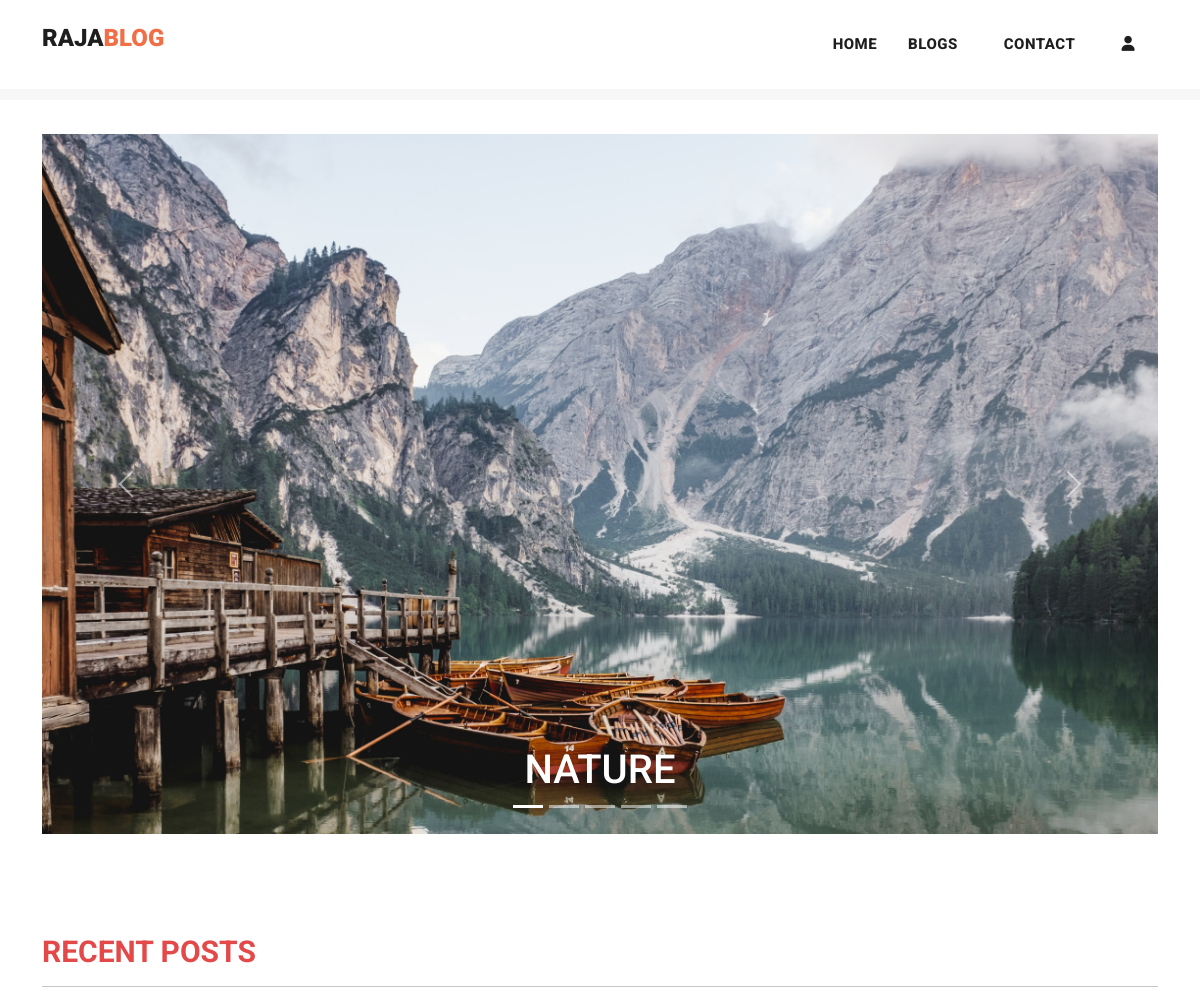
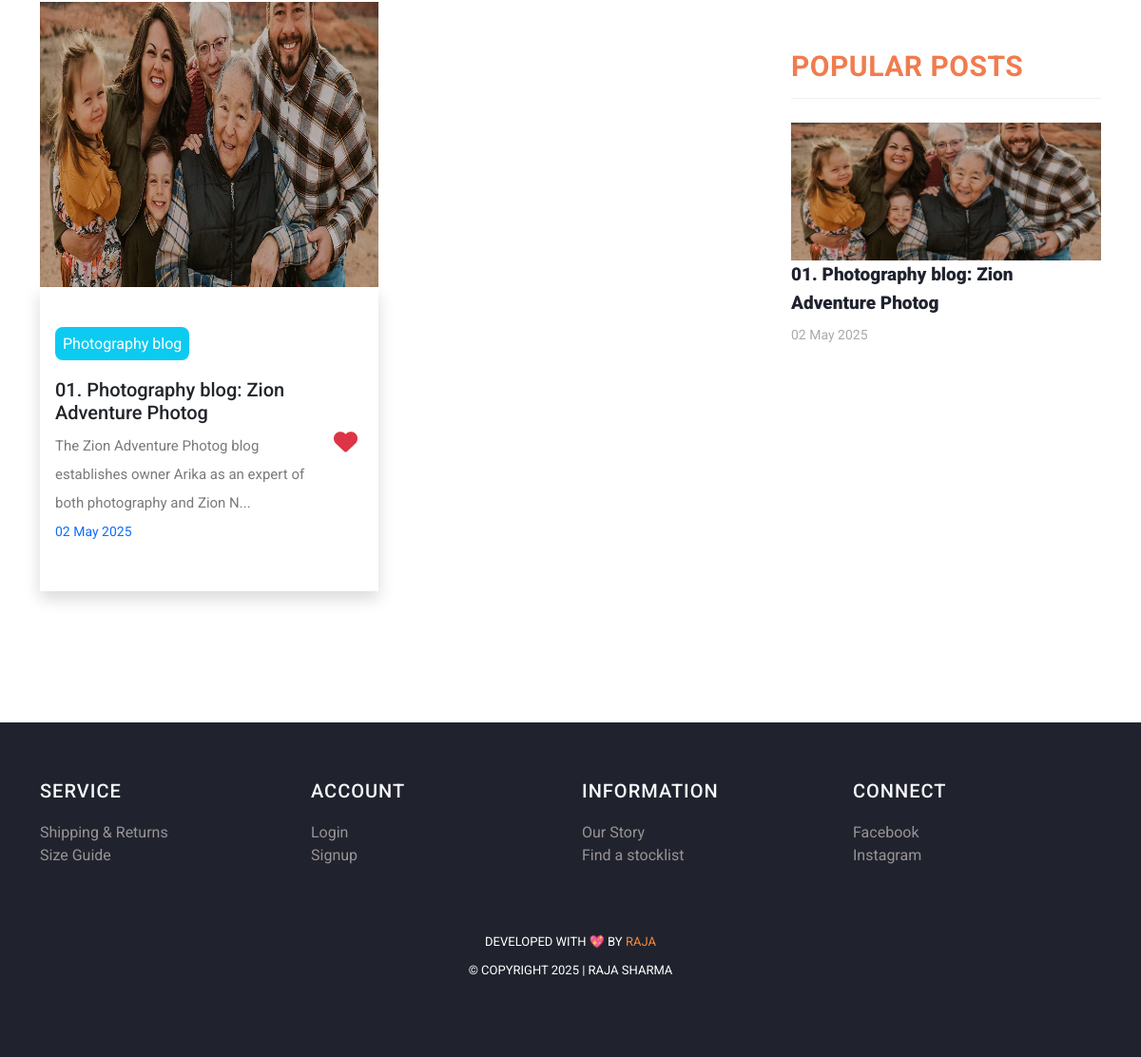
The page / on the database its author committed (2 pictures, top to bottom).
### myapp/models.py (models this page shows, shortened)
class Post(models.Model):
    postname = models.CharField(max_length=600)
    category = models.CharField(max_length=600)
    image = models.ImageField(upload_to='images/posts',blank=True,null=True)
    content = models.CharField(max_length=100000)
    time = models.CharField(default=time,max_length=100, blank=True)
    likes = models.IntegerField(null=True,blank=True,default=0)
    user = models.ForeignKey(User,on_delete=models.CASCADE)

### myapp/views.py (the view)
# urls.py: path("",views.index,name="index"),
def index(request):
    return render(request,"index.html",{
        'posts':Post.objects.filter(user_id=request.user.id).order_by("id").reverse(),
        'top_posts':Post.objects.all().order_by("-likes"),
        'recent_posts':Post.objects.all().order_by("-id"),
        'user':request.user,
        'media_url':settings.MEDIA_URL
    })

### templates/index.html (shortened to what this page needs)
{% load static %}
<!DOCTYPE html>
<html lang="en">
<head>
  <link href="https://cdn.jsdelivr.net/npm/bootstrap@5.3.0-alpha3/dist/css/bootstrap.min.css" rel="stylesheet"
>
  <link href="{% static 'vendor/bootstrap/css/bootstrap.min.css' %}" rel="stylesheet">
  <link href="https://cdn.jsdelivr.net/npm/bootstrap@5.3.1/dist/css/bootstrap.min.css" rel="stylesheet"
>
</head>
<link rel="stylesheet" href="{% static 'assets/css/fontawesome.css' %}">
<link rel="stylesheet" href="https://cdnjs.cloudflare.com/ajax/libs/font-awesome/6.4.2/css/all.min.css">
<link rel="stylesheet" href="{% static 'assets/css/templatemo-stand-blog.css' %}">
<link rel="stylesheet" href="{% static 'assets/css/owl.css' %}">
<link rel="stylesheet" href="{% static 'assets/css/styles.css' %}">
</head>
<body>
  {%include 'header.html'%}
  <div class="container mt-5 carousel">
    <div id="carouselExampleCaptions" class="carousel slide">
      <div class="carousel-indicators">
        <button type="button" data-bs-target="#carouselExampleCaptions" data-bs-slide-to="0" class="active"
          aria-current="true" aria-label="Slide 1"></button>
        <button type="button" data-bs-target="#carouselExampleCaptions" data-bs-slide-to="1"
          aria-label="Slide 2"></button>
        <button type="button" data-bs-target="#carouselExampleCaptions" data-bs-slide-to="2"
          aria-label="Slide 3"></button>
        <button type="button" data-bs-target="#carouselExampleCaptions" data-bs-slide-to="3"
          aria-label="Slide 4"></button>
        <button type="button" data-bs-target="#carouselExampleCaptions" data-bs-slide-to="4"
          aria-label="Slide 5"></button>
      </div>
      <div class="carousel-inner">
        <div class="carousel-item active">
          <img src="{% static 'assets/images/nature.jpg' %}" alt="image1">
          <div class="carousel-caption ">
            <h1>NATURE</h1>
          </div>
        </div>
      </div>
      <button class="carousel-control-prev" type="button" data-bs-target="#carouselExampleCaptions"
        data-bs-slide="prev">
        <span class="carousel-control-prev-icon" aria-hidden="true"></span>
      </button>
      <button class="carousel-control-next" type="button" data-bs-target="#carouselExampleCaptions"
        data-bs-slide="next">
        <span class="carousel-control-next-icon" aria-hidden="true"></span>
      </button>
    </div>
  </div>
  <section class="blog-posts">
    <div class="container">
      <h3 class="mb-2" style="color: rgb(227, 73, 73); font-size: 30px; font-weight: bold;">RECENT POSTS</h3>
      <hr>
      <div class=" row">
        <div class="col-lg-8">
          <div class="all-blog-posts">
            <div class="row">
              {% for post in top_posts|slice:"0:7" %}
              <div class="col col-lg-6 col-12 pb-2 blog-post ">
                <img src="{{media_url}}{{post.image}}" alt="" class="img-fluid" width="100%">
                <div class="px-3 py-5 shadow">
                  <a href="{% url 'post' post.id %}" class="text-decoration-none text-dark mb-3">
                    <span class="text-white bg-info text-center rounded-3 mt-5"
                      style="padding: 8px;">{{post.category}}</span>
                    <h5 class="mt-4">{{post.postname}}</h5>
                  </a>
                  <form method="post" action="{% url 'increaselikes' post.id %}">
                    <button class="float-right small" type="submit"
                      style="border: none; background: transparent; font-size: 25px;"><i
                        class="fa fa-heart text-danger"></i></button>
                  </form>
                  <p class="mt-2">{{post.content|slice:"0:100"}}...</p>
                  <p class="small text-primary">{{post.time}} </p>
                </div>
              </div>
              {% endfor %}
            </div>
          </div>
        </div>
        <div class="col-lg-4">
          <div class="sidebar">
            <div class="row">
              <div class="col-lg-12">
                <div class="sidebar-item recent-posts">
                  <div class="sidebar-heading">
                    <h2 style="color: rgb(240, 124, 78); font-size: 30px; font-weight: bold;">Popular Posts</h2>
                  </div>
                  <div class="content">
                    <ul>
                      {% for post in recent_posts|slice:"0:" %}
                      <li>
                        <img src="{{media_url}}{{post.image}}" class="img-fluid" alt="" width="100%">
                        <a href="post-details.html">
                          <a href="{% url 'post' post.id %}" class="text-decoration-none text-dark">
                            <h5>{{post.postname}}</h5>
                          </a>
                          <span>{{post.time}}</span>
                        </a>
                      </li>
                      {% endfor %}
                    </ul>
                  </div>
                </div>
              </div>
            </div>
          </div>
        </div>
      </div>
    </div>
  </section>
  {% include 'footer.html' %}
</body>
</html>

### static/assets/css/templatemo-stand-blog.css (style rules this page uses)
body { font-family: 'Roboto', sans-serif; overflow-x: hidden; text-rendering: optimizeLegibility; -webkit-font-smoothing: antialiased; -moz-osx-font-smoothing: grayscale; }
p { margin-bottom: 0px; font-size: 15px; font-weight: 400; color: #7a7a7a; line-height: 30px; }
a { text-decoration: none!important; }
ul { padding: 0; margin: 0; list-style: none; }
h1,h2,h3,h4,h5,h6 { margin: 0px; }
.blog-posts { margin-top: 100px; }
.blog-posts .blog-post { margin-bottom: 30px; }
.blog-posts .sidebar-heading h2 { font-size: 18px; text-transform: uppercase; font-weight: 900; letter-spacing: 0.5px; color: #20232e; border-bottom: 1px solid #eee; padding-bottom: 15px; margin-bottom: 25px; }
.sidebar { margin-left: 30px; }
.sidebar .sidebar-item { margin-top: 50px; }
.sidebar .sidebar-heading h2 { font-size: 18px; text-transform: uppercase; font-weight: 900; letter-spacing: 0.5px; color: #20232e; border-bottom: 1px solid #eee; padding-bottom: 15px; margin-bottom: 25px; }
.sidebar .recent-posts ul li { margin-bottom: 15px; padding-bottom: 15px; border-bottom: 1px solid #eee; }
.sidebar .recent-posts ul li:last-child { margin-bottom: 0px; padding-bottom: 0px; border-bottom: none; }
.sidebar .recent-posts ul li h5 { font-size: 19px; font-weight: 900; color: #20232e; line-height: 30px; transition: all 0.3s; }
.sidebar .recent-posts ul li span { display: block; font-size: 14px; color: #aaa; margin-top: 8px; }

### static/assets/css/styles.css (style rules this page uses)
.carousel img { width: 100%; height: 700px; }
.blog-posts .blog-post img, .blog-post img { height: 300px; }

### templates/footer.html (style rules this page uses)
li { text-decoration: none; text-align: left; }
li a { color: rgb(153, 147, 147); }

### rows shown on the page
Post: image (picture), category "Photography blog", postname "01. Photography blog: Zion Adventure Photog", content "The Zion Adventure Photog blog establishes owner Arika as an expert of both photography and Zion N", time "02 May 2025"
